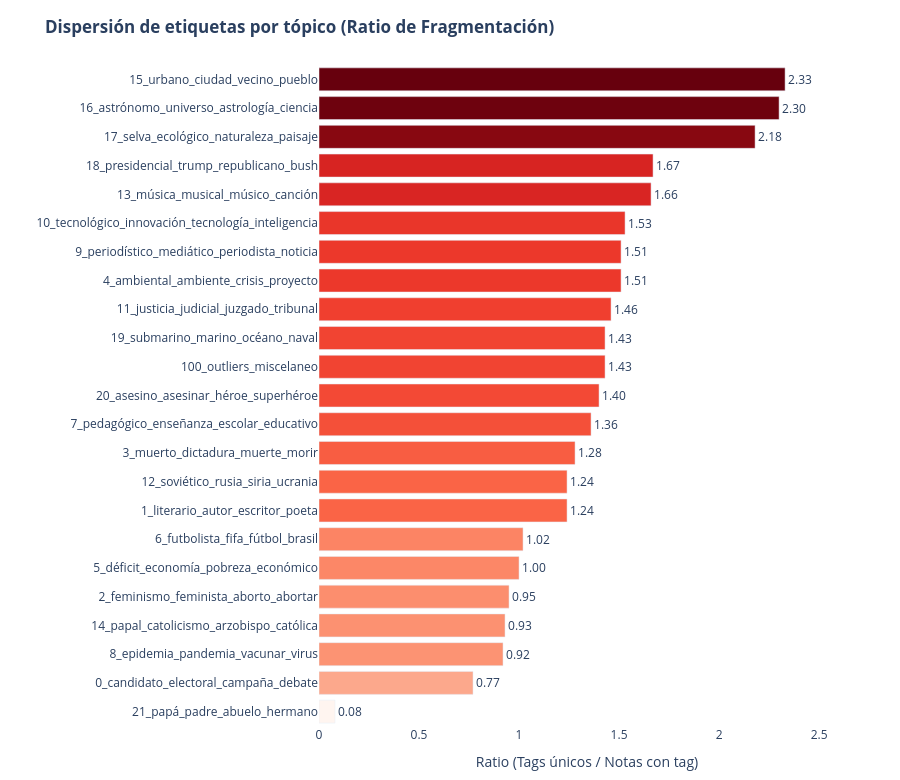

The notebook cell this image was saved under:
### Code cell
from pathlib import Path
import pandas as pd
import plotly.express as px

ROOT = Path(r"C:\Trabajos\anfibia-unsam")
FIGURAS_DIR = ROOT / "outputs" / "figuras_informe"
ETIQUETAS_DIR = ROOT / "outputs" / "analisis_etiquetas"

solap = pd.read_csv(ETIQUETAS_DIR / "auditoria_tags_por_topico.csv")

df_ranking = solap.assign(
    ratio_fragmentacion=lambda d: (
        d["tags_unicos_usados"] / d["notas_con_tag"]
    ).round(2)
).sort_values("ratio_fragmentacion", ascending=True)

fig_rank = px.bar(
    df_ranking,
    x="ratio_fragmentacion",
    y="topic_name",
    orientation="h",
    color="ratio_fragmentacion",
    color_continuous_scale="Reds",
    text="ratio_fragmentacion",
    title=(
        "<b>Dispersión de etiquetas por tópico (Ratio de Fragmentación)</b>"
    ),
    labels={
        "ratio_fragmentacion": "Ratio (Tags únicos / Notas con tag)",
        "topic_name": "",
    },
)

fig_rank.update_traces(textposition="outside", texttemplate="%{text:.2f}")
fig_rank.update_layout(
    xaxis_range=[0, df_ranking["ratio_fragmentacion"].max() * 1.15],
    coloraxis_showscale=False,
    plot_bgcolor="rgba(0,0,0,0)",
    paper_bgcolor="#ffffff",
    height=780,
    margin=dict(t=65, b=45, l=230, r=45),
)

fig_rank.write_image(
    str(FIGURAS_DIR / "ranking_fragmentacion_etiquetas.png"),
    width=1100,
    height=780,
    scale=2,
)
fig_rank.show()

### Figure 1 — Plotly figure (JSON) as saved in the notebook; plotly's stock layout.template omitted (floating-point values rounded to 4 significant figures)
{"data": [{"hovertemplate": "Ratio (Tags únicos / Notas con tag)=%{marker.color}<br>=%{y}<extra></extra>", "legendgroup": "", "marker": {"color": [0.08, 0.77, 0.92, 0.93, 0.95, 1.0, 1.02, 1.24, 1.24, 1.28, 1.36, 1.4, 1.43, 1.43, 1.46, 1.51, 1.51, 1.53, 1.66, 1.67, 2.18, 2.3, 2.33], "coloraxis": "coloraxis", "pattern": {"shape": ""}}, "name": "", "orientation": "h", "showlegend": false, "text": [0.08, 0.77, 0.92, 0.93, 0.95, 1.0, 1.02, 1.24, 1.24, 1.28, 1.36, 1.4, 1.43, 1.43, 1.46, 1.51, 1.51, 1.53, 1.66, 1.67, 2.18, 2.3, 2.33], "textposition": "outside", "texttemplate": "%{text:.2f}", "type": "bar", "x": [0.08, 0.77, 0.92, 0.93, 0.95, 1.0, 1.02, 1.24, 1.24, 1.28, 1.36, 1.4, 1.43, 1.43, 1.46, 1.51, 1.51, 1.53, 1.66, 1.67, 2.18, 2.3, 2.33], "xaxis": "x", "y": ["21_papá_padre_abuelo_hermano", "0_candidato_electoral_campaña_debate", "8_epidemia_pandemia_vacunar_virus", "14_papal_catolicismo_arzobispo_católica", "2_feminismo_feminista_aborto_abortar", "5_déficit_economía_pobreza_económico", "6_futbolista_fifa_fútbol_brasil", "1_literario_autor_escritor_poeta", "12_soviético_rusia_siria_ucrania", "3_muerto_dictadura_muerte_morir", "7_pedagógico_enseñanza_escolar_educativo", "20_asesino_asesinar_héroe_superhéroe", "100_outliers_miscelaneo", "19_submarino_marino_océano_naval", "11_justicia_judicial_juzgado_tribunal", "4_ambiental_ambiente_crisis_proyecto", "9_periodístico_mediático_periodista_noticia", "10_tecnológico_innovación_tecnología_inteligencia", "13_música_musical_músico_canción", "18_presidencial_trump_republicano_bush", "17_selva_ecológico_naturaleza_paisaje", "16_astrónomo_universo_astrología_ciencia", "15_urbano_ciudad_vecino_pueblo"], "yaxis": "y"}], "layout": {"barmode": "relative", "coloraxis": {"autocolorscale": false, "colorbar": {"title": {"text": "Ratio (Tags únicos / Notas con tag)"}}, "colorscale": [[0, "rgb(255,245,240)"], [0.125, "rgb(254,224,210)"], [0.25, "rgb(252,187,161)"], [0.375, "rgb(252,146,114)"], [0.5, "rgb(251,106,74)"], [0.625, "rgb(239,59,44)"], [0.75, "rgb(203,24,29)"], [0.875, "rgb(165,15,21)"], [1, "rgb(103,0,13)"]], "showscale": false}, "height": 780, "legend": {"tracegroupgap": 0}, "margin": {"b": 45, "l": 230, "r": 45, "t": 65}, "paper_bgcolor": "#ffffff", "plot_bgcolor": "rgba(0,0,0,0)", "title": {"text": "<b>Dispersión de etiquetas por tópico (Ratio de Fragmentación)</b>"}, "xaxis": {"anchor": "y", "domain": [0, 1], "range": [0, 2.679], "title": {"text": "Ratio (Tags únicos / Notas con tag)"}}, "yaxis": {"anchor": "x", "domain": [0, 1], "title": {"text": ""}}}}
